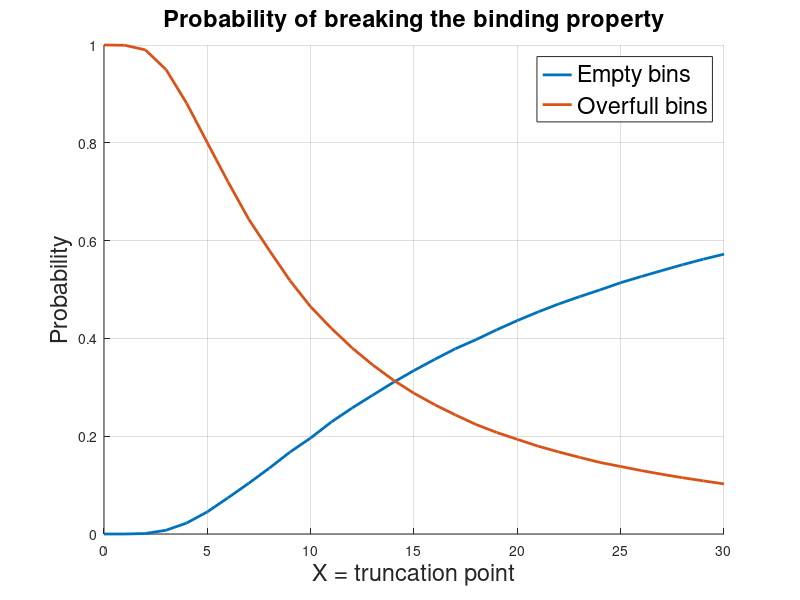

Recreate this plot in MATLAB. (Note: this script raises an error after producing the figure.)
%% Version 1
clc;clf;clear

XRange = 0:30;

emptyBins = zeros(1,size(XRange,2));
overfullBins = zeros(1,size(XRange,2));

for X = XRange %Number of bins (Truncation point)
    inputBits = 17; %Always 17 bits going in (Balls thrown) (16 bits of random and 1 bit of message)
    
    goFor = 10000;
    
    binsTot = zeros(goFor,X+1);
    moreThenOneBal = zeros(1,goFor);
    emptySpace = zeros(1,goFor);
    
    lower = XRange(1)-0.5;    %Removed 0.5 so round is fair
    upper = X+0.5;  %Added 0.5 so round is fair
    
    for k = 1:goFor
        r = round((upper - lower).*rand(1,inputBits) + lower);
        for j = 1:size(r,2)
            binsTot(k,r(j)+1) = binsTot(k,r(j)+1) + 1;
        end
        moreThenOneBal(k) = sum(binsTot(k,:) >= 2);
        emptySpace(k) = sum(binsTot(k,:) <= 0);
    end
    
    %binsMean = mean(binsTot)
    
    %bar(binsMean)
    
    overfullBins(X+1) = sum(moreThenOneBal)/((X+1) * goFor);
    %disp("Bins with more then 1 balls: " + overfullBins*100 + "%")
    
    emptyBins(X+1) = sum(emptySpace)/((X+1) * goFor);
    %disp("Bins with 0 balls: " + emptyBins*100 + "%")


end



hold on
grid on

plot(XRange,emptyBins, "LineWidth", 2)
plot(XRange,overfullBins, "LineWidth", 2)

legend("Empty bins", "Overfull bins", "FontSize",17)
title("Probability of breaking the binding property", "FontSize",17)
xlabel("X = truncation point", "FontSize",17)
ylabel("Probability", "FontSize",17)

saveas(gcf, "bindingBins.png");

%% Version 2
clc;clf;clear;
%Red balls = 0 
%Blue balls = 1
%    or
%Have two "diffrent" bins for one bin, on red and one blue.

%Think of the balls as diffrent inputs, aka, on red ball is the input
%0||r, r \in {0,1}^16 and the green is 1||r. Then the bins are the diffrent
%output. So we have 2^X outputs, aka 2^X bins because output \in {0,1}^X
%If two green balls hapens to end up in the same bin, that is not
%considered as a collision. But if one red and green ball ends up in the
%same bin, that means we have a collision. Becuse two diffrent messages, 
%m = 0, and m = 1 are having the same output. 
%If more then one red and green balls ends up in the same bin, we will
%still just count that as one collisions.
%So if we have at least one collision, the binding property is considerd
%broken! To simulate the probablity, we need to test this many times and
%divide the times the binding property where considerd broken with the
%total amount of times the test where run. This is done for EVERY value of
%X. 

%Throw total of 2^17 balls
%2^16 red balls
tic
redBalls = 2^16;         %16 is from the assignment
greenBalls = 2^16;
goForIterations = 1:2;
XIterations = 7:22;     %From assignment X \in [0,30]

bindingBroken = zeros(size(goForIterations,2), size(XIterations,2));

for i = XIterations
    X = i;
    bins = 2.^X;
    i

    for j = goForIterations
        %Simulat throwing 2^16 red balls (row 1) and throwing 2^16 green 
        % balls (row 2).
        %Starting at 1 because 2^0 = 1
        %Row is color of ball, column is which ball, value is in which bin
        ballsInWhichBin = randUniform(1, bins, 2, redBalls);
        
        %Row is color of ball, colum is which bin, value is the number of balls in
        %that bin
        numberOfBalsInEachBin = zeros(2, bins);
        
        %Add the right number of balls to each bin
        for k = 1:size(ballsInWhichBin,2)
            binNumberRed = ballsInWhichBin(1,k);
            binNumberGreen = ballsInWhichBin(2,k);
            numberOfBalsInEachBin(1, binNumberRed) = numberOfBalsInEachBin(1, binNumberRed) + 1;
            numberOfBalsInEachBin(2, binNumberGreen) = numberOfBalsInEachBin(2, binNumberGreen) + 1;
        end
        
        %Determin if a bin has any balls in it
        binHasBalls = numberOfBalsInEachBin >= 1;
        
        %Determiin if a bin has at least on red and green ball in it
        binHasOverflow = sum(binHasBalls,1) >= 2;
        
        %If any bin has more then one sort of ball, the binding is borken
        if sum(binHasOverflow) >= 1
            bindingBroken(j,i+1) = 1;
        end
    end
end


bindingBrokenProb = sum(bindingBroken,1)./size(bindingBroken,1);

plot(XIterations, bindingBrokenProb(XIterations+1));
toc

